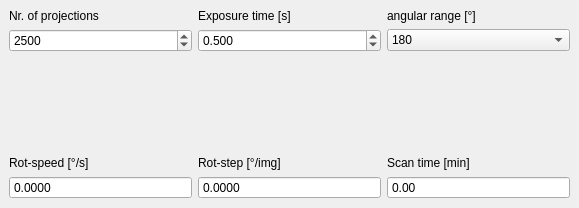
      <widget class="QWidget" name="tab_4">
       <attribute name="title">
        <string>On-the-fly CT</string>
       </attribute>
       <widget class="QWidget" name="gridLayoutWidget">
        <property name="geometry">
         <rect>
          <x>9</x>
          <y>9</y>
          <width>561</width>
          <height>190</height>
         </rect>
        </property>
        <layout class="QGridLayout" name="gridLayout_5">
         <item row="1" column="2">
          <widget class="QComboBox" name="on_the_fly_comboBox">
           <item>
            <property name="text">
             <string>180</string>
            </property>
           </item>
           <item>
            <property name="text">
             <string>360</string>
            </property>
           </item>
          </widget>
         </item>
         <item row="0" column="2">
          <widget class="QLabel" name="label_15">
           <property name="text">
            <string>angular range [°]</string>
           </property>
          </widget>
         </item>
         <item row="1" column="1">
          <widget class="QDoubleSpinBox" name="on_the_fly_exp_time">
           <property name="decimals">
            <number>3</number>
           </property>
           <property name="minimum">
            <double>0.001000000000000</double>
           </property>
           <property name="singleStep">
            <double>0.100000000000000</double>
           </property>
           <property name="value">
            <double>0.500000000000000</double>
           </property>
          </widget>
         </item>
         <item row="0" column="1">
          <widget class="QLabel" name="label_14">
           <property name="text">
            <string>Exposure time [s]</string>
           </property>
          </widget>
         </item>
         <item row="0" column="0">
          <widget class="QLabel" name="label_13">
           <property name="text">
            <string>Nr. of projections</string>
           </property>
          </widget>
         </item>
         <item row="3" column="2">
          <layout class="QHBoxLayout" name="horizontalLayout">
           <item>
            <widget class="QLabel" name="label_18">
             <property name="text">
              <string>Scan time [min]</string>
             </property>
            </widget>
           </item>
          </layout>
         </item>
         <item row="1" column="0">
          <widget class="QSpinBox" name="On_the_fly_nr_projections">
           <property name="minimum">
            <number>1</number>
           </property>
           <property name="maximum">
            <number>999999</number>
           </property>
           <property name="singleStep">
            <number>100</number>
           </property>
           <property name="value">
            <number>2500</number>
           </property>
          </widget>
         </item>
         <item row="4" column="0">
          <widget class="QDoubleSpinBox" name="rot_speed">
           <property name="enabled">
            <bool>true</bool>
           </property>
           <property name="readOnly">
            <bool>true</bool>
           </property>
           <property name="buttonSymbols">
            <enum>QAbstractSpinBox::NoButtons</enum>
           </property>
           <property name="decimals">
            <number>4</number>
           </property>
           <property name="maximum">
            <double>360.000000000000000</double>
           </property>
          </widget>
         </item>
         <item row="4" column="1">
          <widget class="QDoubleSpinBox" name="rot_step">
           <property name="enabled">
            <bool>true</bool>
           </property>
           <property name="readOnly">
            <bool>true</bool>
           </property>
           <property name="buttonSymbols">
            <enum>QAbstractSpinBox::NoButtons</enum>
           </property>
           <property name="decimals">
            <number>4</number>
           </property>
          </widget>
         </item>
         <item row="4" column="2">
          <widget class="QDoubleSpinBox" name="duration">
           <property name="readOnly">
            <bool>true</bool>
           </property>
           <property name="buttonSymbols">
            <enum>QAbstractSpinBox::NoButtons</enum>
           </property>
           <property name="decimals">
            <number>2</number>
           </property>
          </widget>
         </item>
         <item row="3" column="0">
          <widget class="QLabel" name="label_16">
           <property name="text">
            <string>Rot-speed [°/s]</string>
           </property>
          </widget>
         </item>
         <item row="3" column="1">
          <widget class="QLabel" name="label_17">
           <property name="text">
            <string>Rot-step [°/img]</string>
           </property>
          </widget>
         </item>
         <item row="2" column="0">
          <spacer name="verticalSpacer">
           <property name="orientation">
            <enum>Qt::Vertical</enum>
           </property>
           <property name="sizeHint" stdset="0">
            <size>
             <width>20</width>
             <height>40</height>
            </size>
           </property>
          </spacer>
         </item>
        </layout>
       </widget>
      </widget>
